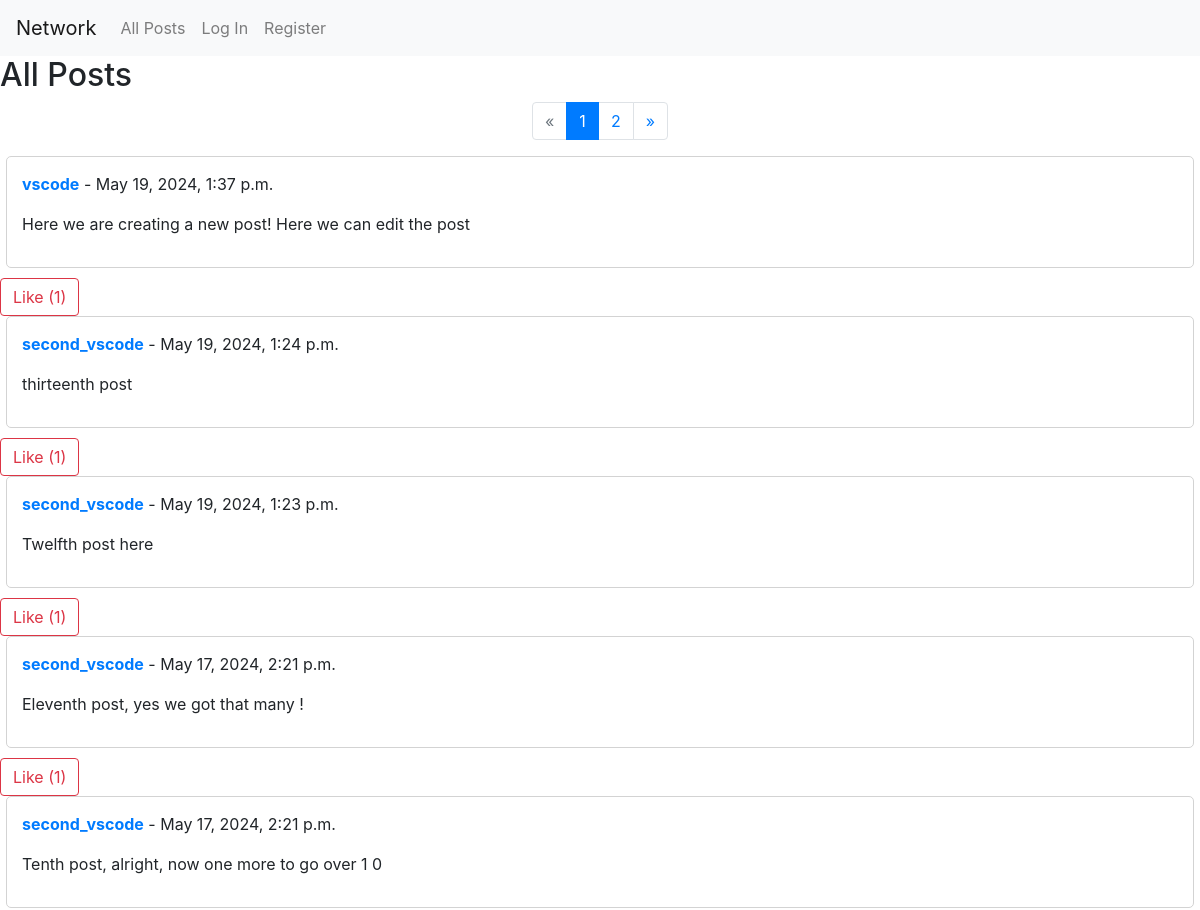
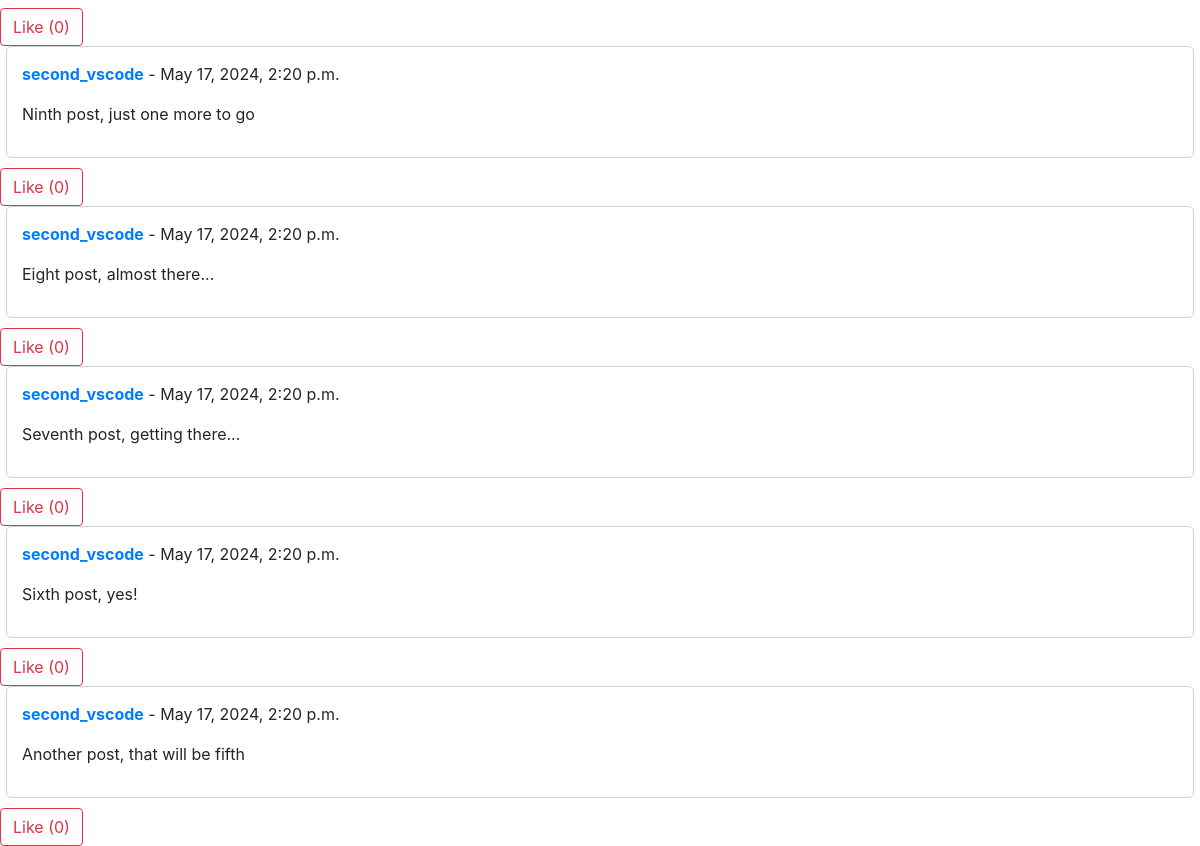
The page / on the database its author committed (2 pictures, top to bottom).
### network/models.py (models this page shows, shortened)
class Post(models.Model):
    user = models.ForeignKey(User, on_delete=models.CASCADE, related_name='posts')
    content = models.TextField()
    timestamp = models.DateTimeField(auto_now_add=True)
    likes = models.ManyToManyField(User, related_name='liked_posts', blank=True)

class User(AbstractUser):
    pass

### network/views.py (the view)
# urls.py: path("", views.index, name="index"),
def index(request):
    posts_list = Post.objects.all().order_by('-timestamp')
    paginator = Paginator(posts_list, 10)
    page_number = request.GET.get('page')
    page_obj = paginator.get_page(page_number)
    return render(request, 'network/index.html', {'page_obj': page_obj})

### network/templates/network/index.html (shortened to what this page needs)
{% extends "network/layout.html" %}
{% block body %}
    <h2>All Posts</h2>
    {% if page_obj.has_other_pages %}
        <nav aria-label="Page navigation">
        <ul class="pagination justify-content-center">
            {% if page_obj.has_previous %}
                <li class="page-item">
                    <a class="page-link" href="?page={{ page_obj.previous_page_number }}">&laquo;</a>
                </li>
            {% else %}
                <li class="page-item disabled">
                    <a class="page-link" href="#" tabindex="-1" aria-disabled="true">&laquo;</a>
                </li>
            {% endif %}
            {% for i in page_obj.paginator.page_range %}
                {% if page_obj.number == i %}
                    <li class="page-item active" aria-current="page">
                    <a class="page-link" href="#">{{ i }}</a>
                    </li>
                {% else %}
                    <li class="page-item">
                    <a class="page-link" href="?page={{ i }}">{{ i }}</a>
                    </li>
                {% endif %}
            {% endfor %}
            {% if page_obj.has_next %}
                <li class="page-item">
                    <a class="page-link" href="?page={{ page_obj.next_page_number }}">&raquo;</a>
                </li>
            {% else %}
                <li class="page-item disabled">
                    <a class="page-link" href="#" tabindex="-1" aria-disabled="true">&raquo;</a>
                </li>
            {% endif %}
        </ul>
        </nav>
    {% endif %}
    {% for post in page_obj %}
        <div class="post-container" data-post-id="{{ post.id }}">
            <div class="post">
                <p>
                    <strong><a href="{% url 'profile' post.user.username %}">
                        {{ post.user.username }}</a></strong>
                    - {{ post.timestamp }}
                </p>
                <p id="post-content-{{ post.id }}">{{ post.content }}</p>
            </div>
            <button class="like-unlike-button btn btn-outline-danger" data-post-id="{{ post.id }}">
                {% if user in post.likes.all %}
                    Unlike (<span class="likes-count">{{ post.likes.count }}</span>)
                {% else %}
                    Like (<span class="likes-count">{{ post.likes.count }}</span>)
                {% endif %}
            </button>
        </div>
    {% endfor %}
{% endblock %}

### network/static/network/styles.css (style rules this page uses)
.post { border: 1px solid lightgray; padding: 15px; margin-bottom: 10px; border-radius: 5px; max-width: 99vw; margin-left: auto; margin-right: auto; }

### rows shown on the page
Post: user.username "vscode", timestamp "May 19, 2024, 1:37 p.m.", content "Here we are creating a new post! Here we can edit the post", likes.count "1"
Post: user.username "second_vscode", timestamp "May 19, 2024, 1:24 p.m.", content "thirteenth post", likes.count "1"
Post: user.username "second_vscode", timestamp "May 19, 2024, 1:23 p.m.", content "Twelfth post here", likes.count "1"
Post: user.username "second_vscode", timestamp "May 17, 2024, 2:21 p.m.", content "Eleventh post, yes we got that many !", likes.count "1"
Post: user.username "second_vscode", timestamp "May 17, 2024, 2:21 p.m.", content "Tenth post, alright, now one more to go over 1 0", likes.count "0"
Post: user.username "second_vscode", timestamp "May 17, 2024, 2:20 p.m.", content "Ninth post, just one more to go", likes.count "0"
Post: user.username "second_vscode", timestamp "May 17, 2024, 2:20 p.m.", content "Eight post, almost there...", likes.count "0"
Post: user.username "second_vscode", timestamp "May 17, 2024, 2:20 p.m.", content "Seventh post, getting there...", likes.count "0"
Post: user.username "second_vscode", timestamp "May 17, 2024, 2:20 p.m.", content "Sixth post, yes!", likes.count "0"
Post: user.username "second_vscode", timestamp "May 17, 2024, 2:20 p.m.", content "Another post, that will be fifth", likes.count "0"

### other values the page prints
{{ i }} "1"
{{ i }} "2"
